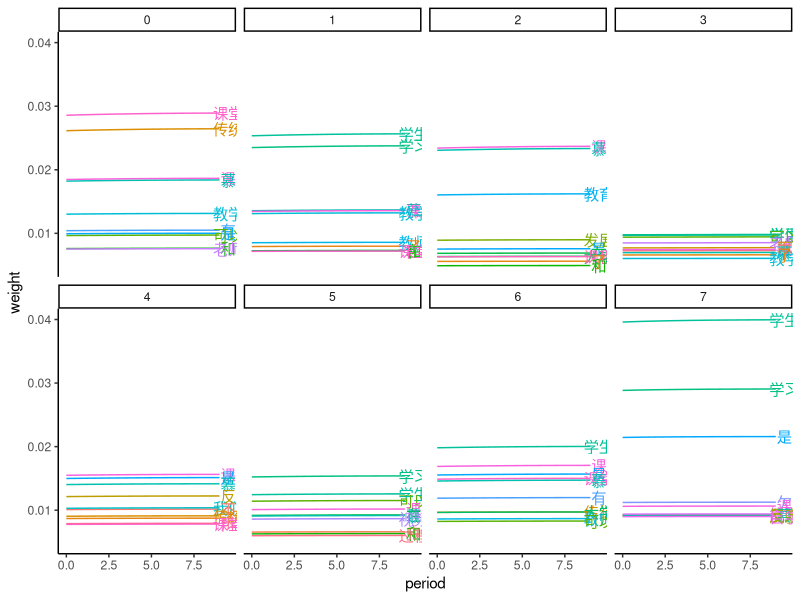
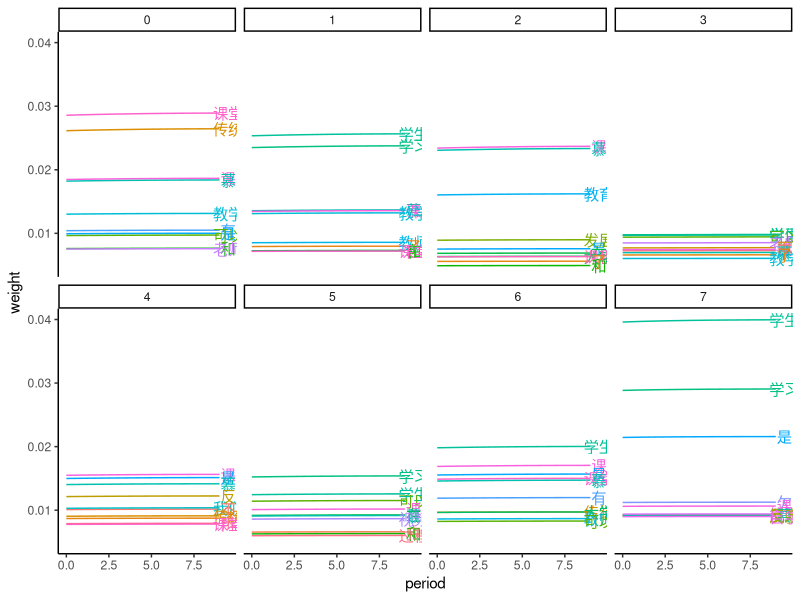

Reproduce these figures in R, in order. (Note: this script raises an error after producing the figures.)
## ---- chunk 1
library(tidyverse)
## ---- chunk 2
df <- read_csv("../output/model_df.csv")
## ---- chunk 3
df %>% 
    ggplot() +
    aes(x = period, y = weight, color = word) +
    geom_line() +
    geom_text(
        data = function(x) df %>% filter(period == max(period)),
        aes(label = word), nudge_x = 0.5
    ) +
    facet_wrap(~ topicId, nrow = 2) +
    theme_classic() +
    theme(legend.position = "None")
ggsave("../figure/word_evolution.png", height = 5, width = 20)
knitr::include_graphics("../figure/word_evolution.png")
